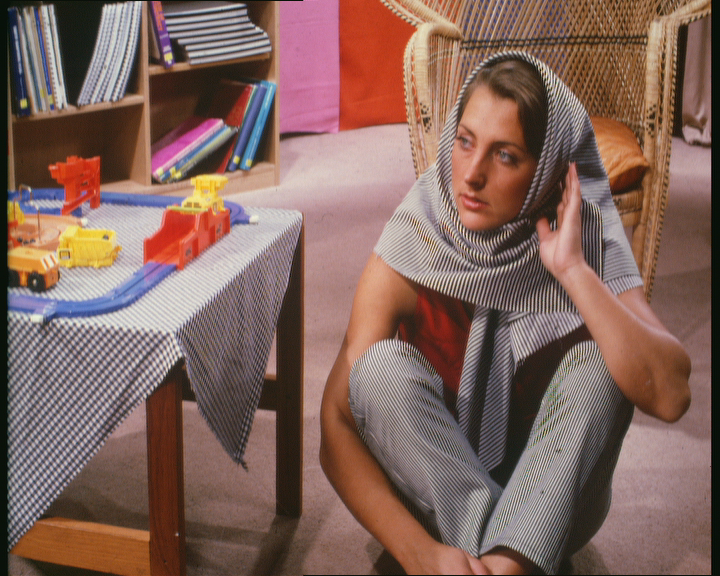
#> input picture _4.python/__code/科班出身的AI人必修課：OpenCV影像處理/chapter4/barbara.bmp, 720 x 576 px
$ python '例4.11.py'
#> lines starting #> are read from the running program, lines starting #| are printed output that depends on the picture
# -*- coding: utf-8 -*-
"""
Created on Tue Oct 30 10:21:27 2018
@author: 李立宗  lilizong@gmail.com
《OpenCV图穷匕见——Python实现》 电子工业出版社
"""

import cv2
img=cv2.imread("barbara.bmp")
#> img is the input picture: shape (576, 720, 3); mean B, G, R 92.6, 101.1, 130.7
hsv = cv2.cvtColor(img, cv2.COLOR_BGR2HSV)
#> hsv: shape (576, 720, 3); mean H, S, V 48.6, 88.6, 132.9
h,s,v=cv2.split(hsv)
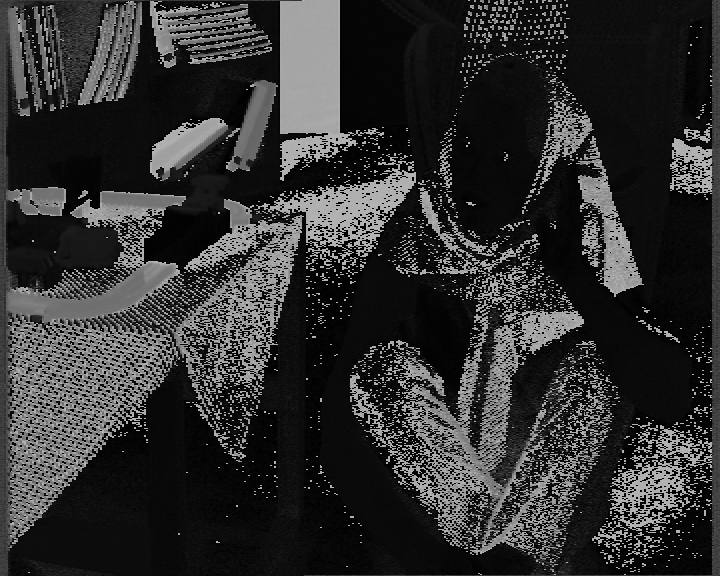
#> h: shape (576, 720); min 0, max 179, mean 48.6
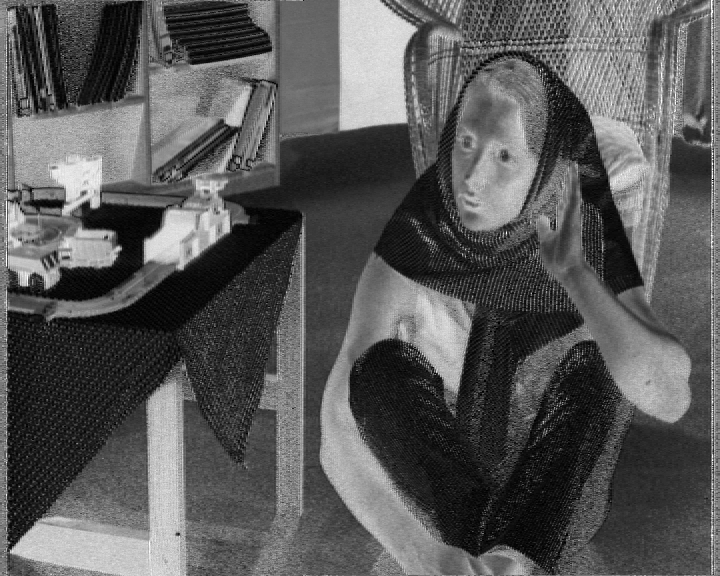
#> s: shape (576, 720); min 0, max 255, mean 88.6
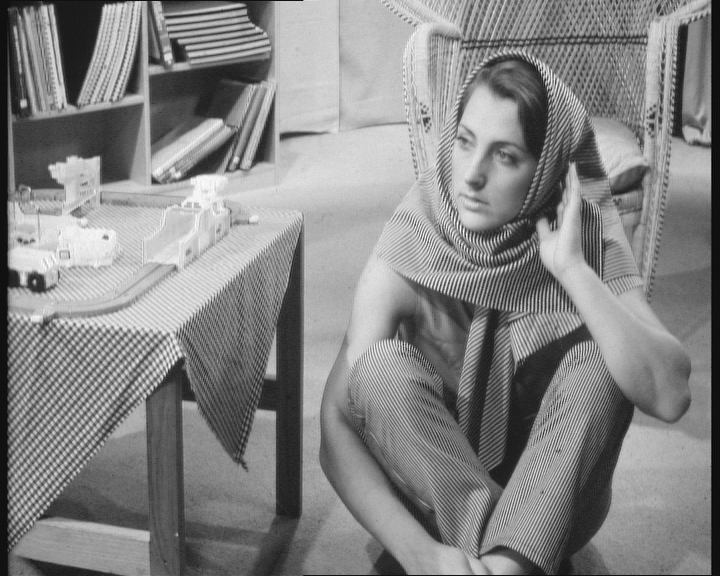
#> v: shape (576, 720); min 4, max 255, mean 132.9
v[:,:]=255
#> v: shape (576, 720); every value is 255
newHSV=cv2.merge([h,s,v])
#> newHSV: shape (576, 720, 3); mean H, S, V 48.6, 88.6, 255
art = cv2.cvtColor(newHSV, cv2.COLOR_HSV2BGR)
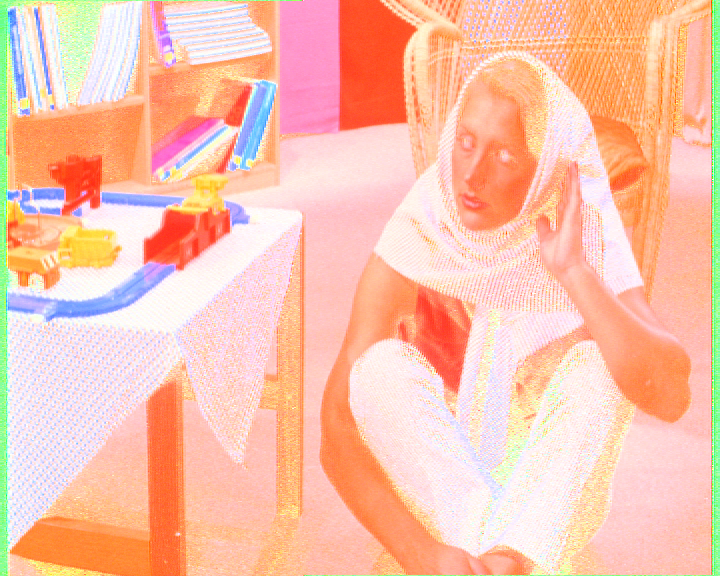
#> art: shape (576, 720, 3); mean B, G, R 173.1, 194.8, 248.2
cv2.imshow("img",img)
cv2.imshow("art",art)
cv2.waitKey()
cv2.destroyAllWindows()
